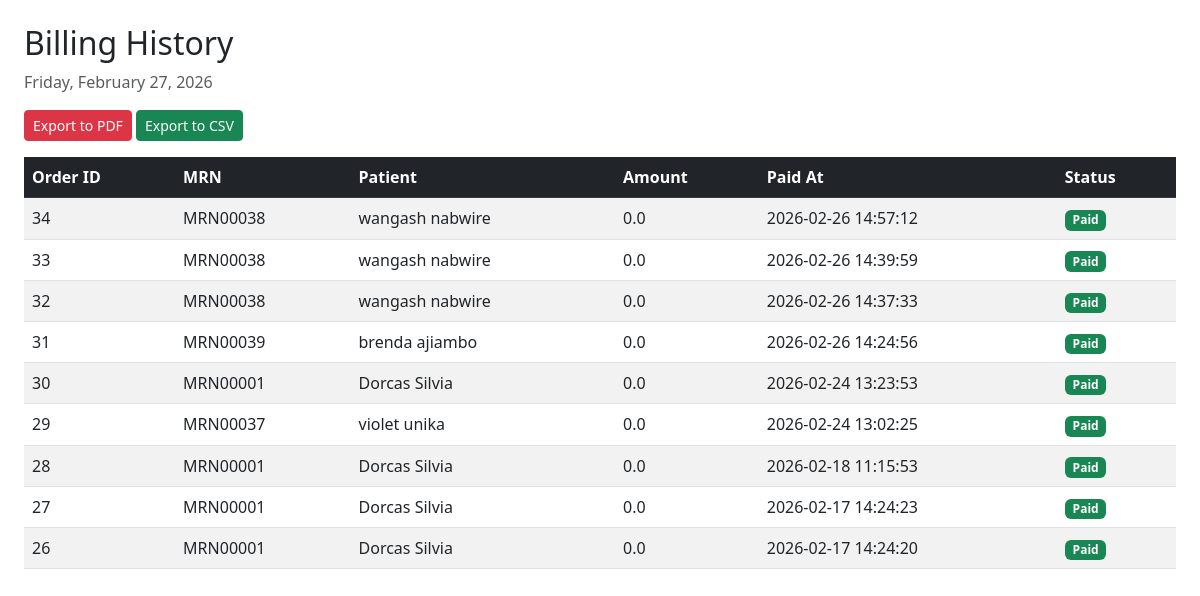
The app's page /cashier/history with its own data.
### tables this page shows
CREATE TABLE cashier_orders (
    id INTEGER PRIMARY KEY AUTOINCREMENT,
    patient_id INTEGER NOT NULL,
    amount REAL NOT NULL,
    created_at TIMESTAMP DEFAULT CURRENT_TIMESTAMP,
    status TEXT DEFAULT 'pending', paid_at TEXT, date_paid TEXT,
    FOREIGN KEY(patient_id) REFERENCES patients(id)
);

CREATE TABLE patients (
    id INTEGER PRIMARY KEY AUTOINCREMENT,
    name TEXT NOT NULL,
    age INTEGER NOT NULL,
    gender TEXT NOT NULL,
    contact TEXT NOT NULL,
    address TEXT NOT NULL,
    symptoms TEXT,
    diagnosis TEXT,
    lab_results TEXT,
    prescribed_medicine TEXT,
    bill_amount REAL
, is_active INTEGER DEFAULT 1, admission_status TEXT DEFAULT 'outpatient', labor_status TEXT DEFAULT 'none', first_name TEXT, last_name TEXT, created_at TEXT, status TEXT DEFAULT 'draft', updated_at TEXT, card_number TEXT, medical_record_number TEXT, prescriptions TEXT, tests_ordered TEXT, billing_amount REAL);

### app.py (the view)
@app.route('/cashier/history')
def billing_history():
    db = get_db()
    orders = db.execute("""
        SELECT co.id, p.medical_record_number,
               p.first_name || ' ' || p.last_name AS patient_name,
               co.amount, co.created_at, co.status
        FROM cashier_orders co
        JOIN patients p ON co.patient_id = p.id
        WHERE co.status = 'paid'
        ORDER BY co.created_at DESC
    """).fetchall()
    current_date = datetime.now().strftime('%A, %B %d, %Y')
    return render_template('billing_history.html', orders=orders, current_date=current_date)

### app.py (called while the page is built)
def get_db():
    conn = sqlite3.connect('hospital.db')
    conn.row_factory = sqlite3.Row
    return conn

### templates/billing_history.html (shortened to what this page needs)
<!DOCTYPE html>
<html lang="en">
<head>
  <link href="https://cdn.jsdelivr.net/npm/bootstrap@5.3.0/dist/css/bootstrap.min.css" rel="stylesheet">
</head>
<body class="p-4">
  <h2>Billing History</h2>
  <p class="text-muted">{{ current_date }}</p>
  <div class="mb-3">
    <a href="{{ url_for('export_billing_pdf') }}" class="btn btn-danger btn-sm">Export to PDF</a>
    <a href="{{ url_for('export_billing_csv') }}" class="btn btn-success btn-sm">Export to CSV</a>
  </div>
  {% if orders %}
  <table class="table table-striped">
    <thead class="table-dark">
      <tr>
        <th>Order ID</th>
        <th>MRN</th>
        <th>Patient</th>
        <th>Amount</th>
        <th>Paid At</th>
        <th>Status</th>
      </tr>
    </thead>
    <tbody>
      {% for order in orders %}
      <tr>
        <td>{{ order.id }}</td>
        <td>{{ order.medical_record_number }}</td>
        <td>{{ order.patient_name }}</td>
        <td>{{ order.amount }}</td>
        <td>{{ order.created_at }}</td>
        <td>
          {% if order.status == 'paid' %}
            <span class="badge bg-success">Paid</span>
          {% else %}
            <span class="badge bg-secondary">{{ order.status }}</span>
          {% endif %}
        </td>
      </tr>
      {% endfor %}
    </tbody>
  </table>
  {% else %}
    <div class="alert alert-info">No paid bills found.</div>
  {% endif %}
</body>
</html>

### records on screen
cashier_orders: id "34", medical_record_number "MRN00038", patient_name "wangash nabwire", amount "0.0", created_at "2026-02-26 14:57:12", status "Paid"
cashier_orders: id "33", medical_record_number "MRN00038", patient_name "wangash nabwire", amount "0.0", created_at "2026-02-26 14:39:59", status "Paid"
cashier_orders: id "32", medical_record_number "MRN00038", patient_name "wangash nabwire", amount "0.0", created_at "2026-02-26 14:37:33", status "Paid"
cashier_orders: id "31", medical_record_number "MRN00039", patient_name "brenda ajiambo", amount "0.0", created_at "2026-02-26 14:24:56", status "Paid"
cashier_orders: id "30", medical_record_number "MRN00001", patient_name "Dorcas Silvia", amount "0.0", created_at "2026-02-24 13:23:53", status "Paid"
cashier_orders: id "29", medical_record_number "MRN00037", patient_name "violet unika", amount "0.0", created_at "2026-02-24 13:02:25", status "Paid"
cashier_orders: id "28", medical_record_number "MRN00001", patient_name "Dorcas Silvia", amount "0.0", created_at "2026-02-18 11:15:53", status "Paid"
cashier_orders: id "27", medical_record_number "MRN00001", patient_name "Dorcas Silvia", amount "0.0", created_at "2026-02-17 14:24:23", status "Paid"
cashier_orders: id "26", medical_record_number "MRN00001", patient_name "Dorcas Silvia", amount "0.0", created_at "2026-02-17 14:24:20", status "Paid"
